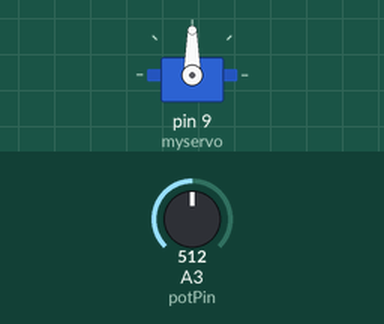
A sketch run on a simulated Arduino Uno, built with avr-gcc and run on an emulated ATmega328P. On the bench: servo. The inputs (shaded band) are chosen by the test bench; at power-on: A3 (potPin) = 512.

Above: at 1.7 s.
1.8 s: A3 (potPin) set to 716
At 3.2 s:
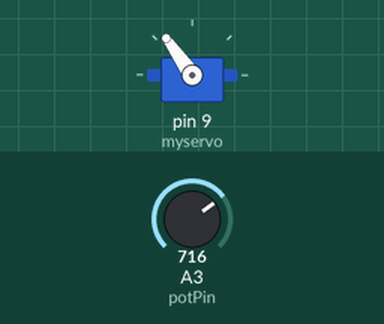
3.6 s: A3 (potPin) set to 306
At 5.1 s:
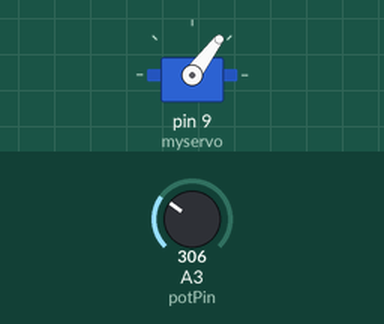
5.8 s: A3 (potPin) set to 900
At 8.0 s:
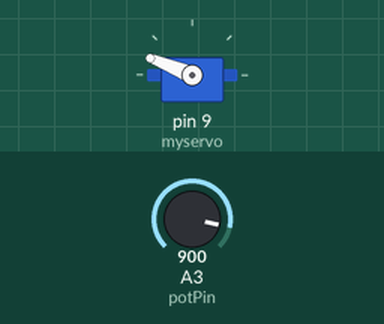
8.3 s: A3 (potPin) set to 1023
At 9.3 s:
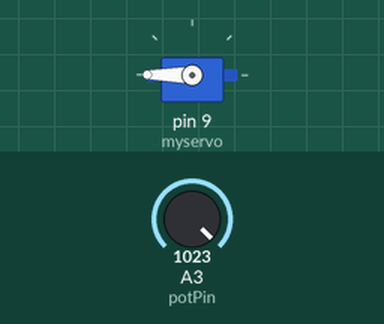
10.0 s: A3 (potPin) set to 122
At 12.2 s:
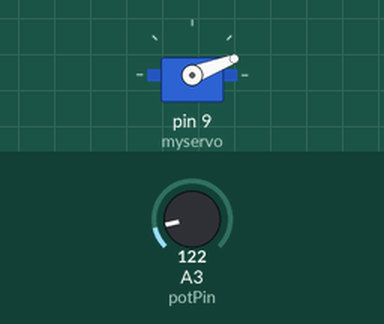
Timing chart, 0 to 13.7 s (numbered marks = the images above; inputs shaded):
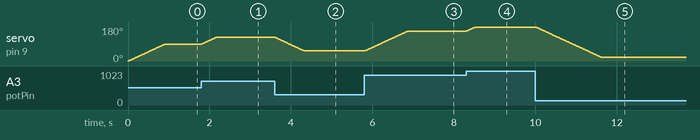

Measured:
- after the input at 1.8 s, servo on pin 9 (myservo): moves from 90° to 125° over 0.34 s, starting at once
- after the input at 3.6 s, servo on pin 9 (myservo): moves from 125° to 53° over 0.72 s, starting at once
- after the input at 5.8 s, servo on pin 9 (myservo): moves from 53° to 158° over 1.0 s, starting at once
- after the input at 8.3 s, servo on pin 9 (myservo): moves from 158° to 180° over 0.21 s, starting at once
- after the input at 10.0 s, servo on pin 9 (myservo): moves from 180° to 21° over 1.6 s, starting at once

The sketch:

Smooth_servo_potPin.ino
```cpp
#include <Servo.h>   //servo library

Servo myservo;       //servo object
int previousAngle = 0;

const int potPin = A3; //sensor pin

void setup() {
  myservo.attach(9);  //data pin of the servo
  pinMode(potPin, INPUT); //sensor pin as an input
}

void loop() {
  int val = analogRead(potPin);
  int angle = map(val, 0, 1023, 0, 180);

  if(angle>previousAngle)
  {
    for(int i=previousAngle; i<=angle; i++)
    {
      myservo.write(i); //turn servo by 1 degrees
      delay(10);        //delay for smoothness
    }
  }

  if(angle<previousAngle)
  {
    for(int i=previousAngle; i>=angle; i--)
    {
      myservo.write(i); //turn servo by 1 degrees
      delay(10);        //delay for smoothness
    }
  }

  previousAngle = angle;
}
```
